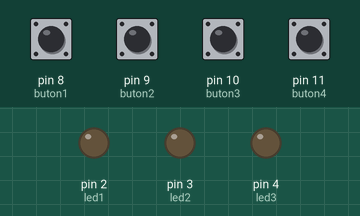
Bench run of a sketch on a simulated Arduino Uno, built with avr-gcc and run on an emulated ATmega328P. Shown: output pins drawn as LEDs (lit = HIGH). Dashed ring = blinking. The inputs (shaded band) are chosen by the test bench; at power-on: pin 8 (buton1), pin 9 (buton2), pin 10 (buton3), pin 11 (buton4) LOW.

Above: at 1.2 s.
1.3 s: pin 9 (buton2) pulled HIGH for 0.15 s
At 1.42 s:
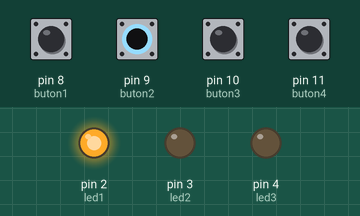
3.3 s: pin 10 (buton3) pulled HIGH for 0.15 s
At 3.67 s:
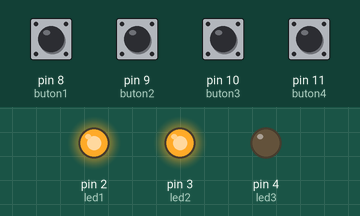
6.3 s: pin 8 (buton1) pulled HIGH for 1 s
At 6.42 s:
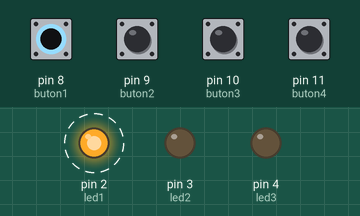
Timing chart, 0 to 9.3 s (numbered marks = the images above; inputs shaded):
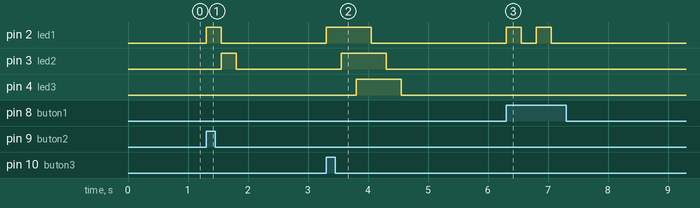

Measured:
- after the input at 1.3 s, pin 2 (led1): LOW → HIGH at once, → LOW 0.25 s later; pin 3 (led2): LOW → HIGH after 0.25 s, → LOW 0.25 s later
- after the input at 3.3 s, pin 2 (led1): LOW → HIGH at once, → LOW 0.75 s later; pin 3 (led2): LOW → HIGH after 0.25 s, → LOW 0.75 s later; pin 4 (led3): LOW → HIGH after 0.50 s, → LOW 0.75 s later
- after the input at 6.3 s, pin 2 (led1): alternates HIGH for 0.25 s and LOW for 0.25 s, 4 changes in all, then stays LOW, starting at once

The sketch:

03.IfElse.ino
```cpp
int buton1 = 8;
int buton2 = 9;
int buton3 = 10;
int buton4 = 11;

int led1 = 2;
int led2 = 3;
int led3 = 4;

int b1,b2,b3,b4;

void setup() {
  pinMode(buton1,INPUT);
  pinMode(buton2,INPUT);
  pinMode(buton3,INPUT);
  pinMode(buton4,INPUT);

  pinMode(led1,OUTPUT);
  pinMode(led2,OUTPUT);
  pinMode(led3,OUTPUT);

}

void loop() {
  b1 = digitalRead(buton1);
  b2 = digitalRead(buton2);
  b3 = digitalRead(buton3);
  b4 = digitalRead(buton4);

  if(b1 == HIGH){
    digitalWrite(led1,HIGH);
    delay(250);
    digitalWrite(led1,LOW);
    delay(250);
  }else if(b2 == HIGH){
    digitalWrite(led1,HIGH);
    digitalWrite(led2,LOW);
    delay(250);
    digitalWrite(led1,LOW);
    digitalWrite(led2,HIGH);
    delay(250);
  }else if(b3 == HIGH){
    digitalWrite(led1,HIGH);
    delay(250);
    digitalWrite(led2,HIGH);
    delay(250);
    digitalWrite(led3,HIGH);
    delay(250);
    digitalWrite(led1,LOW);
    delay(250);
    digitalWrite(led2,LOW);
    delay(250);
    digitalWrite(led3,LOW);
    delay(250);
  }else if(b4 == HIGH){
    digitalWrite(led1,HIGH);
    digitalWrite(led2,HIGH);
    digitalWrite(led3,HIGH);
    delay(250);
    digitalWrite(led1,LOW);
    digitalWrite(led2,LOW);
    digitalWrite(led3,LOW);
    delay(250);
   }else{
    digitalWrite(led1,LOW);
    digitalWrite(led2,LOW);
    digitalWrite(led3,LOW);
   }


}
```
